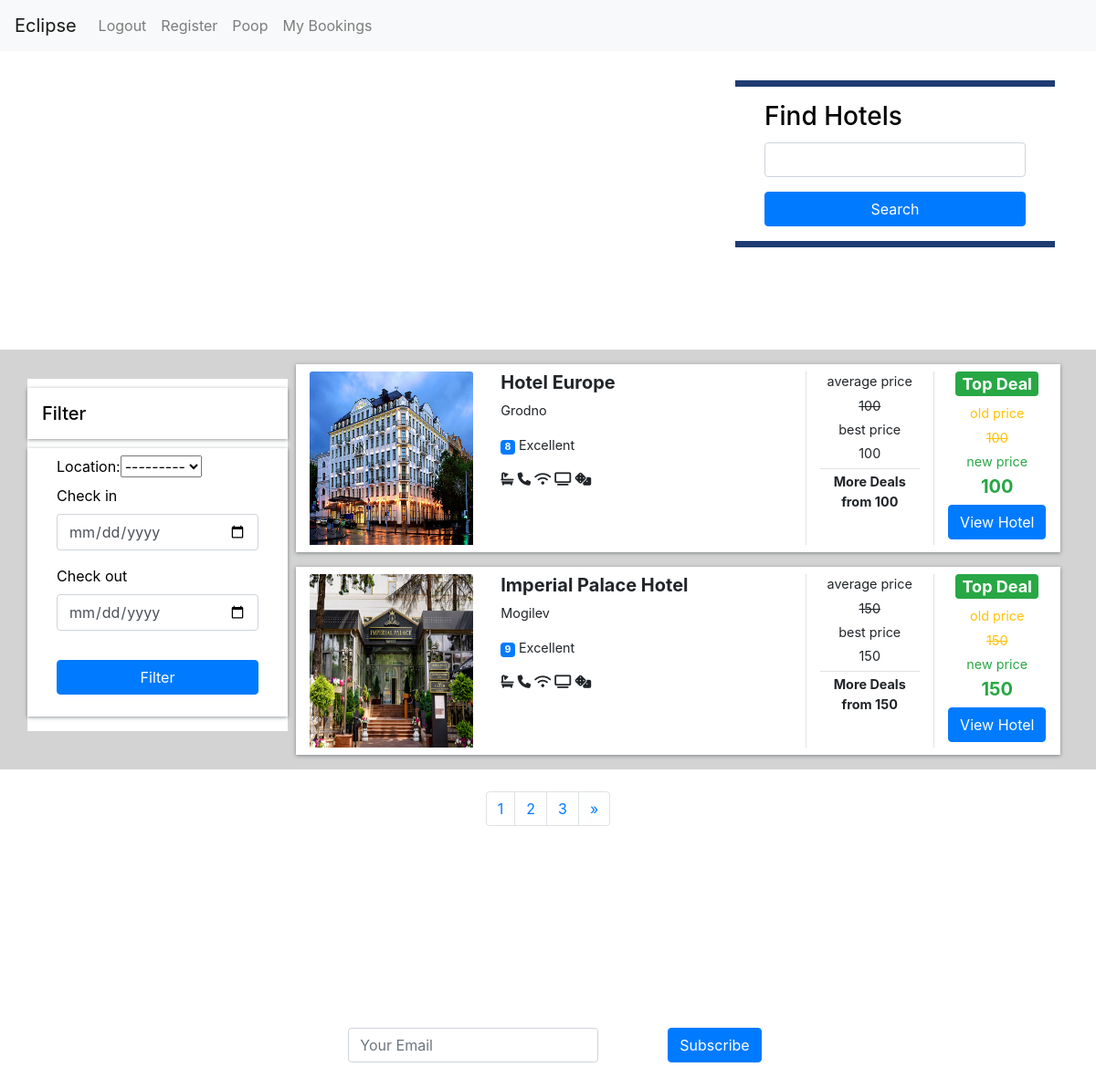
Screenshot of / (signed in) with the database file from the repository.
### agency/models.py (models this page shows, shortened)
class Hotel(models.Model):
    Cities = (
        ('Minsk', 'Minsk'),
        ('Brest', 'Brest'),
        ('Vitebsk', 'Vitebsk'),
        ('Mogilev', 'Mogilev'),
        ('Gomel', 'Gomel'),
        ('Grodno', 'Grodno'),
    )
    name = models.CharField(max_length=255)
    description = models.TextField()
    stars = models.IntegerField()
    location = models.CharField(max_length=10, choices=Cities)
    price = models.IntegerField(default=10)
    room_count = models.IntegerField(default=5)
    images = models.ImageField(upload_to="hotels/")

### agency/views.py (the view)
# urls.py: path('', views.hotel_list, name='hotel_list'),
def hotel_list(request):
    hotels = Hotel.objects.all()
    hotel_filter = HotelFilter(request.GET, queryset=hotels)
    pag = Paginator(Hotel.objects.all(), 2)
    page = request.GET.get('page')
    hotel = pag.get_page(page)
    return render(request, 'agency/hotel_list.html', {
        'hotels': hotels,
        'hotel': hotel,
        'hotel_filter': hotel_filter
    })

### agency/templates/agency/hotel_list.html (shortened to what this page needs)
{% extends 'agency/base.html' %}
{% block content %}
		<div class="container hotels-container">
			<div class="row mt-2 justify-content-between">
				<div class="col-md-8 text-white align-self-center mb-8 p-8">
					<h1>Eclipse </h1>
				</div>
				<div class="col-md-4">
					<div class=" form-card">
						<h3>Find Hotels</h3>
						<form method=POST action="{% url 'search_hotels' %}">
							<div class="row form-group">
								<div class="col-md-12">
									<input type="search" name="search" id="destination" class="form-control">
								</div>
							</div>
								<div class="row form-group">
									<div class="col-md-12">
										<input type="submit" class="btn btn-primary btn-block" value="Search">
									</div>
								</div>
						</form>
					</div>
				</div>
			</div>
		</div>
	<section class="search-container">
		<div class="container">
			<div class="row">
				<div class="col-lg-3">
					<div class="row mt-2 justify-content-between">
						<div class="filter-card">
							<h5>Filter</h5>
							<form action="get">
								{{ hotel_filter.form }}
								<div class="row form-group">
									<div class="col-md-12">
										<label for="mintopay">Check in</label>
										<p>
											<input type="date" name="checkin" id="checkin" class="form-control">
										</p>
									</div>
									<div class="col-md-12">
										<label for="maxtopay">Check out</label>
										<p>
											<input type="date" name="checkout" id="checkout" class="form-control">
										</p>
									</div>
								</div>
								<div class="row form-group">
									<div class="col-md-12">
										<button type="submit" class="btn btn-primary btn-block">Filter</button>
									</div>
								</div>
							</form>
						</div>
					</div>
				</div>
				<div class="col-lg-9  px-4">
					{% for hotel in hotel %}
					<div class="row search-card-result">
						<div class="col-md-3">
							<img class="card-img-top" src="{{hotel.images.url}}" alt="Card image cap">
						</div>
						<div class="col-md-5">
							<h5>{{ hotel.name }}</h5>
							<p>{{hotel.location}}</p>
							<p>
								<span class="badge badge-primary">{{hotel.stars}}</span> Excellent {{review.name}}</p>
							<p>
								<i class="fa fa-bath"></i>
								<i class="fa fa-phone"></i>
								<i class="fa fa-wifi"></i>
								<i class="fa fa-tv"></i>
								<i class="fas fa-dice"></i>
							</p>
						</div>
						<div class="col-md-2 border-left text-center more-offers">
							<p>average price</p>
							<p>
								<s>{{hotel.price}}</s>
							</p>
							<p>best price</p>
							<p>{{hotel.price}}</p>
							<p class="border-top additional">More Deals from {{hotel.price}}</p>
						</div>
						<div class="col-md-2 border-left text-center more-offers">
							<h4>
								<span class="badge badge-success">Top Deal</span>
							</h4>
							<div class="text-warning">
								<p>old price</p>
								<p>
									<s>{{hotel.price}}</s>
								</p>
							</div>
							<div class="text-success">
								<p>new price</p>
								<h5>{{hotel.price}}</h5>
							</div>
							<div><a class="btn btn-primary" href="{% url 'hotel_detail' pk=hotel.pk %}">View Hotel</a>
							</div>
						</div>
					</div>
					{% endfor %}
					</div>
				</div>
			</div>
	</section>
	<section class="py-4">
		<div class="container">
			<div class="row justify-content-center">
				<nav aria-label="Page navigation example">
					<ul class="pagination">
						<li class="page-item">
							<a class="page-link" href="?page=1">1</a>
						</li>
						<li class="page-item">
							<a class="page-link" href="?page=2">2</a>
						</li>
						<li class="page-item">
							<a class="page-link" href="?page=3">3</a>
						</li>
						{% if hotel.has_previous %}
						{% else %}
						<li class="page-item">
							<a class="page-link" href="?page={{ hotel.next_page_number }}" aria-label="Next">
								<span aria-hidden="true">&raquo;</span>
							</a>
						</li>
						{% endif %}
					</ul>
				</nav>
			</div>
		</div>
	</section>
	<section id="subscribe-panel">
		<div class="container">
			<div class="row">
				<div class="col-md-8 offset-md-2 text-center">
					<h2>Subscribe</h2>
				</div>
			</div>
			<div class="row">
				<div class="col-md-8 offset-md-2">
					<form class="form-inline justify-content-center">
						<div class="form-group mb-2 col-md-6 col-sm-6">
							<input type="email" class="form-control" id="email" placeholder="Your Email">
						</div>
						<button type="submit" class="btn btn-primary mb-2">Subscribe</button>
					</form>
				</div>
			</div>
		</div>
	</section>
 {% endblock %}

### agency/templates/agency/navbar.html (shortened to what this page needs)
<nav class="navbar navbar-expand-lg navbar-light bg-light">
  <a class="navbar-brand" href="/ ">Eclipse</a>
  <div class="collapse navbar-collapse" id="navbarNav">
    <ul class="navbar-nav">
      {% if user.is_authenticated %}
      <li class="nav-item">
        <a class="nav-link" href="{% url 'logout' %}">Logout</a>
      </li>
      {% else %}
      <li class="nav-item">
        <a class="nav-link" href="{% url 'login' %}">Login</a>
      </li>
      {% endif %}
      <li class="nav-item">
        <a class="nav-link" href="{% url 'register_user' %}">Register</a>
      </li>
        {% if user.is_authenticated %}
      <li class="nav-item">
        <a class="nav-link" href="{% url 'user_page' %}">{{user.username|title}}</a>
      </li>
      <li class="nav-item">
        <a class="nav-link" href="{% url 'booking_list' %}">My Bookings</a>
      </li>
      {% endif %}
    </ul>
  </div>
</nav>

### agency/static/css/test.css (style rules this page uses)
body { font-family: "Lato", Arial, sans-serif; font-weight: 400; font-size: 16px; line-height: 1.7; background-image: url(https://wallpapercave.com/wp/wp4803756.jpg); background-size: cover; background-position: center; color: #777; }
nav { margin-bottom: 1rem; }
nav a { color: white; -webkit-transition: 0.5s; -o-transition: 0.5s; transition: 0.5s; }
.form-card { background: #fff; border-bottom: 7px solid #1e3c72; border-top: 7px solid #1e3c72; color: black; padding: 0 2rem; }
.form-card h3 { color: #000; padding: 1rem 0 0.1rem 0; }
#process h2, h3 { border-bottom: 2px solid #fff; color: #fff; margin: 1rem 0; padding: 0 0 1rem 0; }
#subscribe-panel { padding: 5rem 1rem; }
#subscribe-panel h2 { position: relative; margin-bottom: 10px; color: white; line-height: 1.5; font-size: 50px; font-weight: 300; }
.hotels-container { padding: 0.5rem 0 7rem 0; }
.search-container { background: #d3d3d3; }
.search-card-result { box-shadow: 0px 1px 4px rgba(41, 51, 57, 0.5); margin: 1rem 0; padding: 0.5rem 0; background-color: #fff; }
.search-card-result img { height: 190px; }
.search-card-result h5 { font-style: 1.1rem; font-weight: 700; }
.search-card-result p { font-size: 0.9rem; }
.search-card-result .more-offers p { margin-bottom: 0.3rem; }
.more-offers .additional { padding-top: 0.2rem; font-weight: 700; }
.filter-card { padding: 0; background: #fff; color: black; }
.filter-card h5 { margin: 10px 0; padding: 1rem; box-shadow: 0px 1px 4px rgba(41, 51, 57, 0.5); color: #000; }
.filter-card form { box-shadow: 0px 1px 4px rgba(41, 51, 57, 0.5); padding: 0.5rem 2rem; }

### rows the page displays
Hotel: images (picture), name "Hotel Europe", location "Grodno", stars "8", price "100"
Hotel: images (picture), name "Imperial Palace Hotel", location "Mogilev", stars "9", price "150"

### other values shown
{{ user.username|title }} "Poop"
